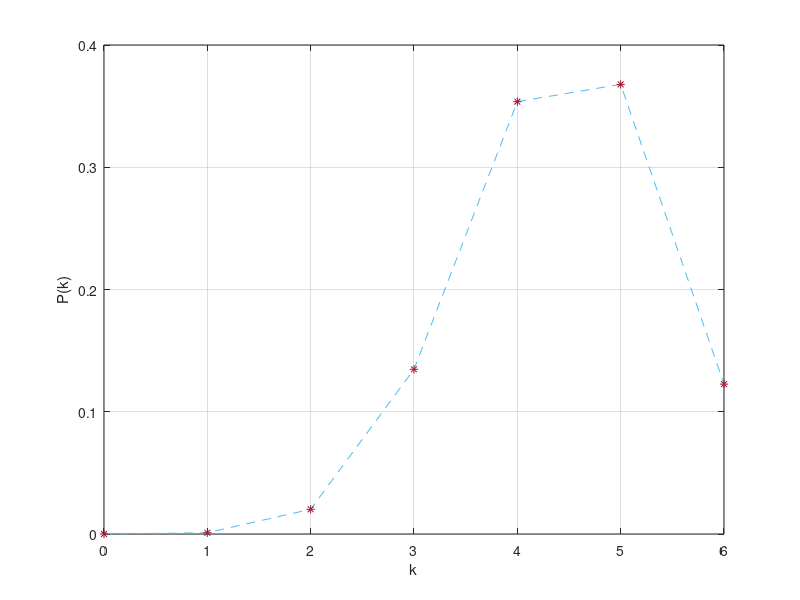
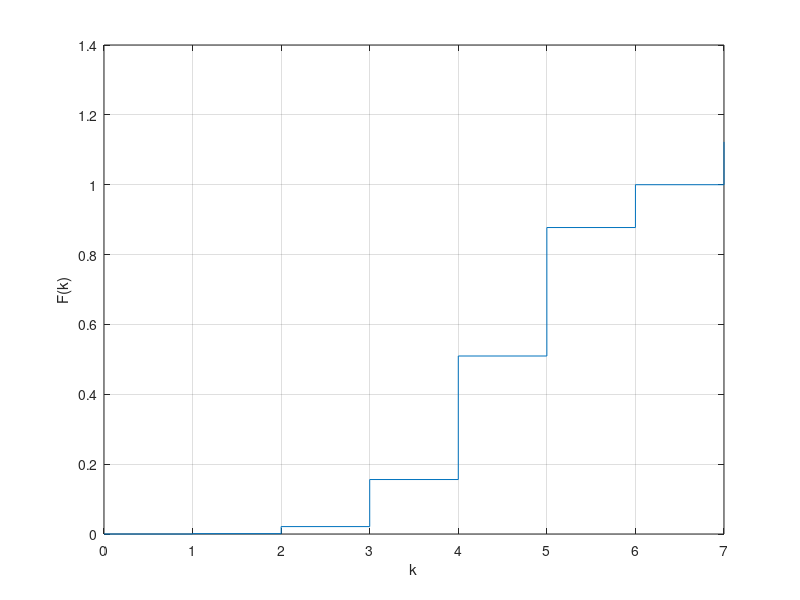

MATLAB code for these plots, in order:
R2 = 6;
G2 = 11;
B2 = 6;
n = G2 + B2;
Pk = zeros(1, R2 + 1);
F = 0;
Fk = zeros(1, R2 + 2);
M = 0;
D = 0;
for k = 0:R2
    P = 1;
    R = R2;
    rest = n;
    N2 = R2 + n;
    for i = k:-1:1
        P = P * R / N2;
        R = R - 1;
        N2 = N2 - 1;
    end
    for i = (n - k):-1:1
        P = P * rest / N2;
        rest = rest - 1;
        N2 = N2 - 1;
    end
    P = P * nchoosek(n, k);
    F = F + P;
    Fk(k + 1) = F;
    Pk(k + 1) = P;
    M = M + k * P;
    D = D + k * k * P;
end
F = F + P;
Fk(k + 2) = F;
D = D - M * M;
%P(k)
plot(0:k, Pk, '--', 'Color', '#4DBEEE');
hold on;
plot(0:k, Pk, '*', 'Color', '#A2142F');
grid on;
xlabel("k");
ylabel("P(k)");
%F(k)
figure
stairs(0:(k + 1), Fk);
grid on;
xlabel("k");
ylabel("F(k)");
clear R2 G2 B2 n k P F rest R i N2;